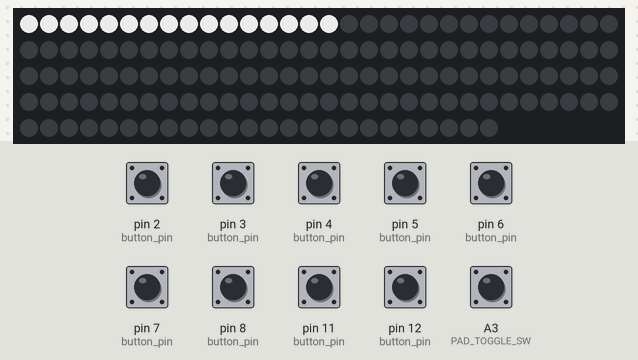
The program below on a simulated Teensy 4. Parts: 144 RGB LEDs in strip order, left to right, continuing on the next row. The test bench sets the inputs (shaded band); at power-on: A3 (PAD_TOGGLE_SW), pin 2 (button_pin), pin 3 (button_pin), pin 4 (button_pin), pin 5 (button_pin), pin 6 (button_pin), pin 7 (button_pin), pin 8 (button_pin), pin 11 (button_pin), pin 12 (button_pin) HIGH. Dim RGB values are drawn brighter than linear; what the program prints to the serial monitor is not drawn.

Above: at 0.1 s.
At 2.1 s:
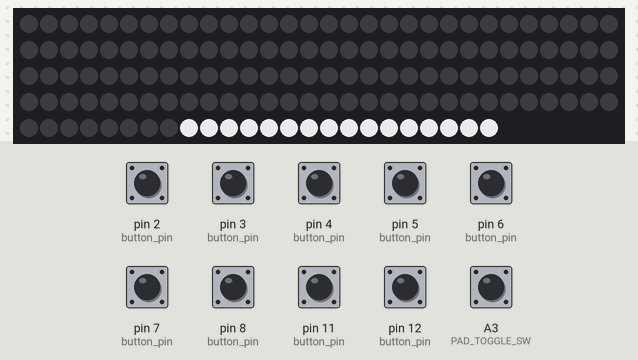
3.6 s: A3 (PAD_TOGGLE_SW) pulled LOW for 0.15 s
At 3.74 s:
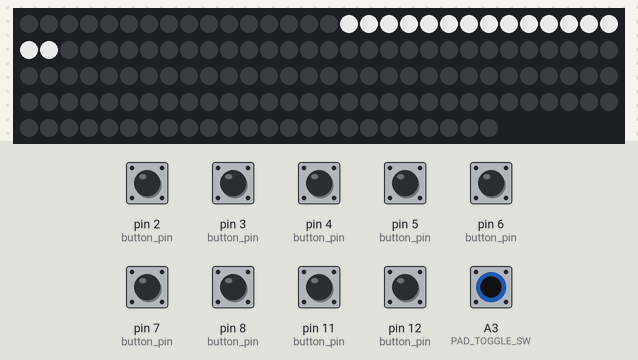
4.3 s: pin 3 (button_pin) pulled LOW for 1 s
Timing chart, 0 to 7.3 s (numbered marks = the images above; inputs shaded):
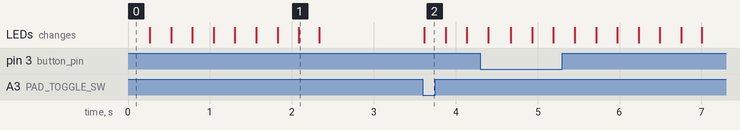

The program:

main.cpp
```cpp
#include <Arduino.h>
#include <Keyboard.h>
#include <Bounce2.h>
#include <FastLED.h>

// number of pads/squares
#define NUM_PADS 		9
// number of LEDs on each pad
#define LEDS_PER_PANEL 	16
#define NUM_LEDS		(NUM_PADS * LEDS_PER_PANEL)

// Overall brightness
#define BRIGHTNESS 		192
// Pin to use to control LEDs
#define LED_DATA_PIN 	14

// Pins to use for button inputs
#define PAD_1 			2
#define PAD_2 			3
#define PAD_3 			4
#define PAD_4 			5
#define PAD_5 			6
#define PAD_6 			7
#define PAD_7 			8
#define PAD_8 			11
#define PAD_9 			12

// Pin to use for 4 or 9 pad toggle switch
#define PAD_TOGGLE_SW	17

/* Enable or disable pads; 0 disabled, 1 enabled */
int pad_enabled[NUM_PADS] = {1, 1, 1, 1, 1, 1, 1, 1, 1};
/* Pins for button inputs for each pad */
int button_pin[NUM_PADS] = {PAD_1, PAD_2, PAD_3, PAD_4, PAD_5, PAD_6, PAD_7, PAD_8, PAD_9};
Bounce2::Button button[NUM_PADS];
Bounce2::Button pad_toggle;

#if defined(USB_KEYBOARDONLY)
int button_keys[NUM_PADS] = {KEY_1, KEY_2, KEY_3, KEY_4, KEY_5, KEY_6, KEY_7, KEY_8, KEY_9};
#endif

/* array of LED colors for FastLED */
CRGB leds[NUM_LEDS];

/* Change state of LEDs for specific pad, value=0 for off, 1 for on (white) */
void light_pad(int pad, int value) {
	/* compute which LEDs to turn on. */
	int led_start = pad * LEDS_PER_PANEL;
	int led_end = led_start + LEDS_PER_PANEL;

	for (int i = led_start; i < led_end; i++) {
		leds[i] = value ? CRGB::White : CRGB::Black;
	}

	FastLED.show();
}

void light_active_pads() {
	for (int pad = 0; pad < NUM_PADS; pad++) {
		Serial.print(pad);

		if (pad_enabled[pad]) {
			Serial.print("=enabled ");
			light_pad(pad, 1);

			delay(250);
			light_pad(pad, 0);
		} else {
			Serial.print("=disabled ");
		}

		delay(1);
	}

	Serial.println();
}

void setup_4pad() {
	int pad4[NUM_PADS] = {0, 1, 0, 1, 0, 1, 0, 1, 0};
	for (int p = 0; p < NUM_PADS; p++) {
		pad_enabled[p] = pad4[p];
	}

	light_active_pads();
}

void setup_8pad() {
	int pad8[NUM_PADS] = {1, 1, 1, 1, 0, 1, 1, 1, 1};
	for (int p = 0; p < NUM_PADS; p++) {
		pad_enabled[p] = pad8[p];
	}

	light_active_pads();
}

void setup_9pad() {
	int pad9[NUM_PADS] = {1, 1, 1, 1, 1, 1, 1, 1, 1};
	for (int p = 0; p < NUM_PADS; p++) {
		pad_enabled[p] = pad9[p];
	}

	light_active_pads();
}


/* Set up LED pads, really just lights up each one for testing. */
void setup_pads() {
	Serial.print("Initialize pads...");

	FastLED.addLeds<NEOPIXEL, LED_DATA_PIN>(leds, NUM_LEDS);
	FastLED.setBrightness(BRIGHTNESS);

	setup_9pad();
	Serial.println(" done.");
}

/* Light up pads based on button states; on=lit, off=unlit. */
void light_pads_loop() {
	for (int b = 0; b < NUM_PADS; b++) {
		if (pad_enabled[b] && button[b].changed()) {
			light_pad(b, button[b].isPressed());
		}
	}

	FastLED.show();
}

void setup_buttons() {
	Serial.print("Initialize buttons...");
    for (int pad = 0; pad < NUM_PADS; pad++) {
        if (pad_enabled[pad]) {
			button[pad].attach(button_pin[pad], INPUT_PULLUP);
			button[pad].interval(5);
			button[pad].setPressedState(LOW);
		}
	}

	Serial.println(" done.");
}

/* Reads all button inputs, sets button[] based on read values. */
void read_buttons_loop() {
    for (int pad = 0; pad < NUM_PADS; pad++) {
        if (pad_enabled[pad]) {
			button[pad].update();
        }
    }
}

void send_keys_loop() {
#if defined(USB_KEYBOARDONLY)
	for (int pad = 0; pad < NUM_PADS; pad++) {
		if (pad_enabled[pad]) {
			if (button[pad].fell()) {
				Keyboard.press(button_keys[pad]);
			} else if (button[pad].rose()) {
				Keyboard.release(button_keys[pad]);
			}
		}
	}
#else
	for (int pad = 0; pad < NUM_PADS; pad++) {
		if (pad_enabled[pad]) {
			if (button[pad].fell()) {
				Serial.printf("%d down\n", pad);
			} else if (button[pad].rose()) {
				Serial.printf("%d up\n", pad);
			}
		}
	}
#endif
}

void setup_pad_toggle() {
	pad_toggle.attach(PAD_TOGGLE_SW, INPUT_PULLUP);
	pad_toggle.interval(5);
	pad_toggle.setPressedState(LOW);
}

void pad_toggle_loop() {
	pad_toggle.update();
	if (pad_toggle.changed()) {
		if (pad_toggle.isPressed()) {
			setup_4pad();
		} else {
			setup_9pad();
		}
	}
}

/* Arduino setup, initialize serial, FastLED, and button pins.
 * Play short sequence to light up all pads briefly.
 */
void setup() {
	Serial.begin(9600);
	Serial.println("Starting...");

	setup_pads();
	setup_buttons();
	setup_pad_toggle();

	Serial.println("Ready!");
}

/* Arduino loop, read buttons and light up pads. */
int counter = 0;
int butt = 0;

void loop() {
	read_buttons_loop();
	send_keys_loop();
	light_pads_loop();

	pad_toggle_loop();

	delay(1);
	// if (counter++ == 100) {
	// 	Serial.printf("light %d\n", butt);
	// 	counter = 0;
	// 	light_pad(butt, 1);
	// 	FastLED.show();

	// 	// delay(111);
	// 	delay(250);
	// 	light_pad(butt, 0);
	// 	FastLED.show();

	// 	butt = (butt + 1) % NUM_PADS;
	// }
}
```

Measured:
- after the input at 3.6 s, the LEDs: change at once (image 2)
